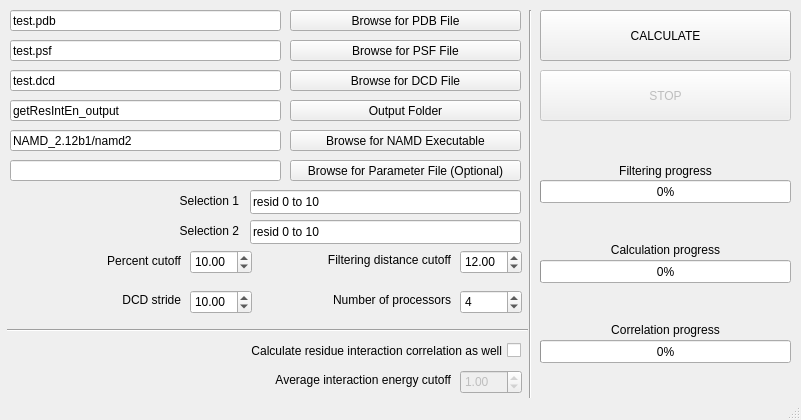
<?xml version="1.0" encoding="UTF-8"?>
<ui version="4.0">
 <class>MainWindow</class>
 <widget class="QMainWindow" name="MainWindow">
  <property name="geometry">
   <rect>
    <x>0</x>
    <y>0</y>
    <width>801</width>
    <height>420</height>
   </rect>
  </property>
  <property name="minimumSize">
   <size>
    <width>801</width>
    <height>0</height>
   </size>
  </property>
  <property name="maximumSize">
   <size>
    <width>801</width>
    <height>420</height>
   </size>
  </property>
  <property name="windowTitle">
   <string>getResIntEn: Get Residue Interaction Energies</string>
  </property>
  <property name="autoFillBackground">
   <bool>false</bool>
  </property>
  <widget class="QWidget" name="centralwidget">
   <widget class="QDoubleSpinBox" name="doubleSpinBox_filteringCutoff">
    <property name="geometry">
     <rect>
      <x>460</x>
      <y>250</y>
      <width>62</width>
      <height>24</height>
     </rect>
    </property>
    <property name="value">
     <double>12.000000000000000</double>
    </property>
   </widget>
   <widget class="QLineEdit" name="lineEdit_residueGroup1">
    <property name="geometry">
     <rect>
      <x>250</x>
      <y>190</y>
      <width>271</width>
      <height>24</height>
     </rect>
    </property>
    <property name="text">
     <string>resid 0 to 10</string>
    </property>
   </widget>
   <widget class="QLineEdit" name="lineEdit_residueGroup2">
    <property name="geometry">
     <rect>
      <x>250</x>
      <y>220</y>
      <width>271</width>
      <height>24</height>
     </rect>
    </property>
    <property name="text">
     <string>resid 0 to 10</string>
    </property>
   </widget>
   <widget class="QLabel" name="label_4">
    <property name="geometry">
     <rect>
      <x>300</x>
      <y>250</y>
      <width>151</width>
      <height>20</height>
     </rect>
    </property>
    <property name="text">
     <string>Filtering distance cutoff</string>
    </property>
    <property name="alignment">
     <set>Qt::AlignRight|Qt::AlignTrailing|Qt::AlignVCenter</set>
    </property>
   </widget>
   <widget class="QLabel" name="label_5">
    <property name="geometry">
     <rect>
      <x>10</x>
      <y>250</y>
      <width>171</width>
      <height>21</height>
     </rect>
    </property>
    <property name="layoutDirection">
     <enum>Qt::RightToLeft</enum>
    </property>
    <property name="text">
     <string>Percent cutoff</string>
    </property>
    <property name="alignment">
     <set>Qt::AlignRight|Qt::AlignTrailing|Qt::AlignVCenter</set>
    </property>
    <property name="wordWrap">
     <bool>true</bool>
    </property>
   </widget>
   <widget class="QDoubleSpinBox" name="doubleSpinBox_filteringPercent">
    <property name="geometry">
     <rect>
      <x>190</x>
      <y>250</y>
      <width>62</width>
      <height>24</height>
     </rect>
    </property>
    <property name="value">
     <double>10.000000000000000</double>
    </property>
   </widget>
   <widget class="QLabel" name="label_6">
    <property name="geometry">
     <rect>
      <x>20</x>
      <y>290</y>
      <width>161</width>
      <height>20</height>
     </rect>
    </property>
    <property name="layoutDirection">
     <enum>Qt::RightToLeft</enum>
    </property>
    <property name="text">
     <string>DCD stride</string>
    </property>
    <property name="alignment">
     <set>Qt::AlignRight|Qt::AlignTrailing|Qt::AlignVCenter</set>
    </property>
   </widget>
   <widget class="QSpinBox" name="spinBox_numProcessors">
    <property name="geometry">
     <rect>
      <x>460</x>
      <y>290</y>
      <width>62</width>
      <height>24</height>
     </rect>
    </property>
    <property name="value">
     <number>4</number>
    </property>
   </widget>
   <widget class="QLabel" name="label_7">
    <property name="geometry">
     <rect>
      <x>300</x>
      <y>290</y>
      <width>151</width>
      <height>20</height>
     </rect>
    </property>
    <property name="text">
     <string>&lt;html&gt;&lt;head/&gt;&lt;body&gt;&lt;p&gt;Number of processors&lt;/p&gt;&lt;/body&gt;&lt;/html&gt;</string>
    </property>
    <property name="alignment">
     <set>Qt::AlignRight|Qt::AlignTrailing|Qt::AlignVCenter</set>
    </property>
   </widget>
   <widget class="QPushButton" name="pushButton_Calculate">
    <property name="geometry">
     <rect>
      <x>540</x>
      <y>10</y>
      <width>251</width>
      <height>51</height>
     </rect>
    </property>
    <property name="text">
     <string>CALCULATE</string>
    </property>
   </widget>
   <widget class="QProgressBar" name="progressBar_filtering">
    <property name="geometry">
     <rect>
      <x>540</x>
      <y>180</y>
      <width>251</width>
      <height>23</height>
     </rect>
    </property>
    <property name="value">
     <number>0</number>
    </property>
   </widget>
   <widget class="QProgressBar" name="progressBar_calculation">
    <property name="geometry">
     <rect>
      <x>540</x>
      <y>260</y>
      <width>251</width>
      <height>23</height>
     </rect>
    </property>
    <property name="value">
     <number>0</number>
    </property>
   </widget>
   <widget class="QPushButton" name="pushButton_Stop">
    <property name="enabled">
     <bool>false</bool>
    </property>
    <property name="geometry">
     <rect>
      <x>540</x>
      <y>70</y>
      <width>251</width>
      <height>51</height>
     </rect>
    </property>
    <property name="text">
     <string>STOP</string>
    </property>
   </widget>
   <widget class="QLabel" name="label_12">
    <property name="geometry">
     <rect>
      <x>540</x>
      <y>160</y>
      <width>251</width>
      <height>21</height>
     </rect>
    </property>
    <property name="text">
     <string>Filtering progress</string>
    </property>
    <property name="alignment">
     <set>Qt::AlignCenter</set>
    </property>
   </widget>
   <widget class="QLabel" name="label_13">
    <property name="geometry">
     <rect>
      <x>540</x>
      <y>240</y>
      <width>251</width>
      <height>20</height>
     </rect>
    </property>
    <property name="text">
     <string>Calculation progress</string>
    </property>
    <property name="alignment">
     <set>Qt::AlignCenter</set>
    </property>
   </widget>
   <widget class="Line" name="line">
    <property name="geometry">
     <rect>
      <x>520</x>
      <y>10</y>
      <width>21</width>
      <height>461</height>
     </rect>
    </property>
    <property name="orientation">
     <enum>Qt::Vertical</enum>
    </property>
   </widget>
   <widget class="QLineEdit" name="lineEdit_pdb">
    <property name="geometry">
     <rect>
      <x>10</x>
      <y>10</y>
      <width>271</width>
      <height>21</height>
     </rect>
    </property>
    <property name="text">
     <string>test.pdb</string>
    </property>
   </widget>
   <widget class="QLineEdit" name="lineEdit_psf">
    <property name="geometry">
     <rect>
      <x>10</x>
      <y>40</y>
      <width>271</width>
      <height>21</height>
     </rect>
    </property>
    <property name="text">
     <string>test.psf</string>
    </property>
   </widget>
   <widget class="QLineEdit" name="lineEdit_dcd">
    <property name="geometry">
     <rect>
      <x>10</x>
      <y>70</y>
      <width>271</width>
      <height>21</height>
     </rect>
    </property>
    <property name="text">
     <string>test.dcd</string>
    </property>
   </widget>
   <widget class="QLineEdit" name="lineEdit_outputFolder">
    <property name="geometry">
     <rect>
      <x>10</x>
      <y>100</y>
      <width>271</width>
      <height>21</height>
     </rect>
    </property>
    <property name="text">
     <string>getResIntEn_output</string>
    </property>
   </widget>
   <widget class="QLineEdit" name="lineEdit_namd2">
    <property name="geometry">
     <rect>
      <x>10</x>
      <y>130</y>
      <width>271</width>
      <height>21</height>
     </rect>
    </property>
    <property name="text">
     <string>NAMD_2.12b1/namd2</string>
    </property>
   </widget>
   <widget class="QPushButton" name="pushButton_browsePDB">
    <property name="geometry">
     <rect>
      <x>290</x>
      <y>10</y>
      <width>231</width>
      <height>21</height>
     </rect>
    </property>
    <property name="text">
     <string>Browse for PDB File</string>
    </property>
   </widget>
   <widget class="QPushButton" name="pushButton_browsePSF">
    <property name="geometry">
     <rect>
      <x>290</x>
      <y>40</y>
      <width>231</width>
      <height>21</height>
     </rect>
    </property>
    <property name="text">
     <string>Browse for PSF File</string>
    </property>
   </widget>
   <widget class="QPushButton" name="pushButton_browseDCD">
    <property name="geometry">
     <rect>
      <x>290</x>
      <y>70</y>
      <width>231</width>
      <height>21</height>
     </rect>
    </property>
    <property name="text">
     <string>Browse for DCD File</string>
    </property>
   </widget>
   <widget class="QPushButton" name="pushButton_browseOutputFolder">
    <property name="geometry">
     <rect>
      <x>290</x>
      <y>100</y>
      <width>231</width>
      <height>21</height>
     </rect>
    </property>
    <property name="text">
     <string>Output Folder</string>
    </property>
   </widget>
   <widget class="QPushButton" name="pushButton_BrowseNAMD">
    <property name="geometry">
     <rect>
      <x>290</x>
      <y>130</y>
      <width>231</width>
      <height>21</height>
     </rect>
    </property>
    <property name="text">
     <string>Browse for NAMD Executable</string>
    </property>
   </widget>
   <widget class="QCheckBox" name="checkBox_interactionCorrelation">
    <property name="geometry">
     <rect>
      <x>190</x>
      <y>340</y>
      <width>331</width>
      <height>21</height>
     </rect>
    </property>
    <property name="layoutDirection">
     <enum>Qt::RightToLeft</enum>
    </property>
    <property name="text">
     <string>Calculate residue interaction correlation as well</string>
    </property>
   </widget>
   <widget class="QPushButton" name="pushButton_BrowseParameterFile">
    <property name="geometry">
     <rect>
      <x>290</x>
      <y>160</y>
      <width>231</width>
      <height>21</height>
     </rect>
    </property>
    <property name="text">
     <string>Browse for Parameter File (Optional)</string>
    </property>
   </widget>
   <widget class="QLineEdit" name="lineEdit_parameterFile">
    <property name="geometry">
     <rect>
      <x>10</x>
      <y>160</y>
      <width>271</width>
      <height>21</height>
     </rect>
    </property>
    <property name="text">
     <string/>
    </property>
   </widget>
   <widget class="Line" name="line_2">
    <property name="geometry">
     <rect>
      <x>7</x>
      <y>320</y>
      <width>521</width>
      <height>20</height>
     </rect>
    </property>
    <property name="orientation">
     <enum>Qt::Horizontal</enum>
    </property>
   </widget>
   <widget class="QDoubleSpinBox" name="doubleSpinBox_AverageIntEnCutoff">
    <property name="enabled">
     <bool>false</bool>
    </property>
    <property name="geometry">
     <rect>
      <x>460</x>
      <y>370</y>
      <width>62</width>
      <height>24</height>
     </rect>
    </property>
    <property name="decimals">
     <number>2</number>
    </property>
    <property name="maximum">
     <double>100.000000000000000</double>
    </property>
    <property name="singleStep">
     <double>0.010000000000000</double>
    </property>
    <property name="value">
     <double>1.000000000000000</double>
    </property>
   </widget>
   <widget class="QLabel" name="label_PearsonCorrCutoff">
    <property name="geometry">
     <rect>
      <x>240</x>
      <y>370</y>
      <width>211</width>
      <height>20</height>
     </rect>
    </property>
    <property name="text">
     <string>Average interaction energy cutoff</string>
    </property>
    <property name="alignment">
     <set>Qt::AlignRight|Qt::AlignTrailing|Qt::AlignVCenter</set>
    </property>
   </widget>
   <widget class="QLabel" name="label_14">
    <property name="geometry">
     <rect>
      <x>540</x>
      <y>320</y>
      <width>251</width>
      <height>20</height>
     </rect>
    </property>
    <property name="text">
     <string>Correlation progress</string>
    </property>
    <property name="alignment">
     <set>Qt::AlignCenter</set>
    </property>
   </widget>
   <widget class="QProgressBar" name="progressBar_correlation">
    <property name="geometry">
     <rect>
      <x>540</x>
      <y>340</y>
      <width>251</width>
      <height>23</height>
     </rect>
    </property>
    <property name="value">
     <number>0</number>
    </property>
   </widget>
   <widget class="QDoubleSpinBox" name="doubleSpinBox_dcdStride">
    <property name="geometry">
     <rect>
      <x>190</x>
      <y>290</y>
      <width>62</width>
      <height>24</height>
     </rect>
    </property>
    <property name="maximum">
     <double>100000.000000000000000</double>
    </property>
    <property name="value">
     <double>10.000000000000000</double>
    </property>
   </widget>
   <widget class="QLabel" name="label">
    <property name="geometry">
     <rect>
      <x>130</x>
      <y>190</y>
      <width>109</width>
      <height>21</height>
     </rect>
    </property>
    <property name="text">
     <string>Selection 1</string>
    </property>
    <property name="alignment">
     <set>Qt::AlignRight|Qt::AlignTrailing|Qt::AlignVCenter</set>
    </property>
   </widget>
   <widget class="QLabel" name="label_2">
    <property name="geometry">
     <rect>
      <x>130</x>
      <y>220</y>
      <width>109</width>
      <height>21</height>
     </rect>
    </property>
    <property name="text">
     <string>Selection 2</string>
    </property>
    <property name="alignment">
     <set>Qt::AlignRight|Qt::AlignTrailing|Qt::AlignVCenter</set>
    </property>
   </widget>
  </widget>
  <widget class="QStatusBar" name="statusbar"/>
 </widget>
 <resources/>
 <connections/>
</ui>
